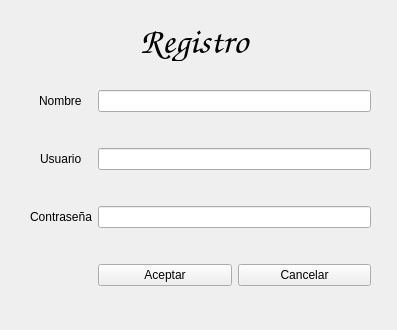
<?xml version="1.0" encoding="UTF-8"?>
<ui version="4.0">
 <class>Form</class>
 <widget class="QWidget" name="Form">
  <property name="geometry">
   <rect>
    <x>0</x>
    <y>0</y>
    <width>397</width>
    <height>330</height>
   </rect>
  </property>
  <property name="windowTitle">
   <string>Form</string>
  </property>
  <widget class="QWidget" name="gridLayoutWidget">
   <property name="geometry">
    <rect>
     <x>30</x>
     <y>80</y>
     <width>341</width>
     <height>217</height>
    </rect>
   </property>
   <layout class="QGridLayout" name="gridLayout">
    <item row="6" column="1">
     <layout class="QHBoxLayout" name="horizontalLayout">
      <item>
       <widget class="QPushButton" name="register_button">
        <property name="text">
         <string>Aceptar</string>
        </property>
       </widget>
      </item>
      <item>
       <widget class="QPushButton" name="cancel_button">
        <property name="text">
         <string>Cancelar</string>
        </property>
       </widget>
      </item>
     </layout>
    </item>
    <item row="4" column="1">
     <widget class="QLineEdit" name="password_edit"/>
    </item>
    <item row="5" column="1">
     <spacer name="horizontalSpacer">
      <property name="orientation">
       <enum>Qt::Orientation::Horizontal</enum>
      </property>
      <property name="sizeHint" stdset="0">
       <size>
        <width>40</width>
        <height>20</height>
       </size>
      </property>
     </spacer>
    </item>
    <item row="0" column="1">
     <widget class="QLineEdit" name="name_edit"/>
    </item>
    <item row="3" column="1">
     <spacer name="horizontalSpacer_2">
      <property name="orientation">
       <enum>Qt::Orientation::Horizontal</enum>
      </property>
      <property name="sizeHint" stdset="0">
       <size>
        <width>40</width>
        <height>20</height>
       </size>
      </property>
     </spacer>
    </item>
    <item row="2" column="0" alignment="Qt::AlignmentFlag::AlignHCenter">
     <widget class="QLabel" name="label_2">
      <property name="text">
       <string>Usuario</string>
      </property>
     </widget>
    </item>
    <item row="0" column="0" alignment="Qt::AlignmentFlag::AlignHCenter">
     <widget class="QLabel" name="label">
      <property name="text">
       <string>Nombre</string>
      </property>
     </widget>
    </item>
    <item row="4" column="0" alignment="Qt::AlignmentFlag::AlignHCenter">
     <widget class="QLabel" name="label_3">
      <property name="text">
       <string>Contraseña</string>
      </property>
     </widget>
    </item>
    <item row="2" column="1">
     <widget class="QLineEdit" name="username_edit"/>
    </item>
    <item row="1" column="1">
     <spacer name="horizontalSpacer_3">
      <property name="orientation">
       <enum>Qt::Orientation::Horizontal</enum>
      </property>
      <property name="sizeHint" stdset="0">
       <size>
        <width>40</width>
        <height>20</height>
       </size>
      </property>
     </spacer>
    </item>
   </layout>
  </widget>
  <widget class="QLabel" name="label_4">
   <property name="geometry">
    <rect>
     <x>140</x>
     <y>20</y>
     <width>111</width>
     <height>41</height>
    </rect>
   </property>
   <property name="font">
    <font>
     <family>Comic Sans MS</family>
     <pointsize>28</pointsize>
     <bold>false</bold>
    </font>
   </property>
   <property name="text">
    <string>Registro</string>
   </property>
  </widget>
 </widget>
 <resources/>
 <connections/>
</ui>
